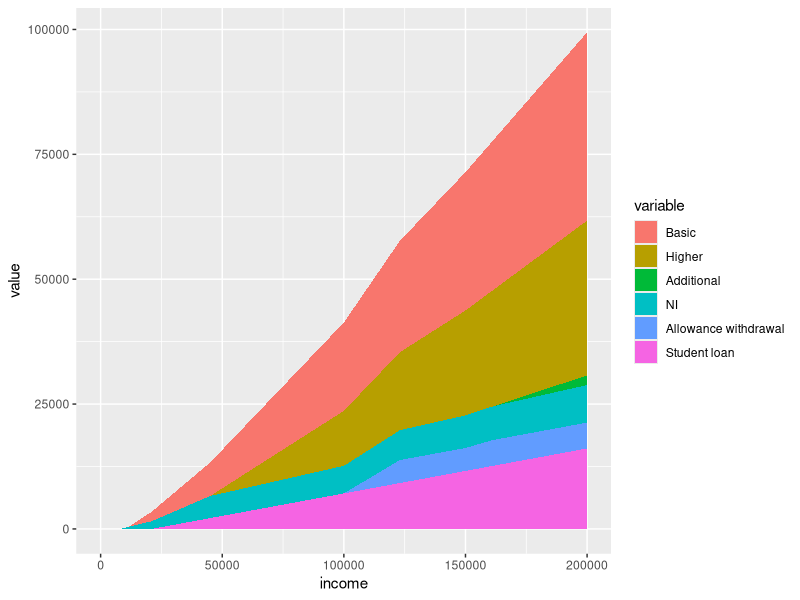
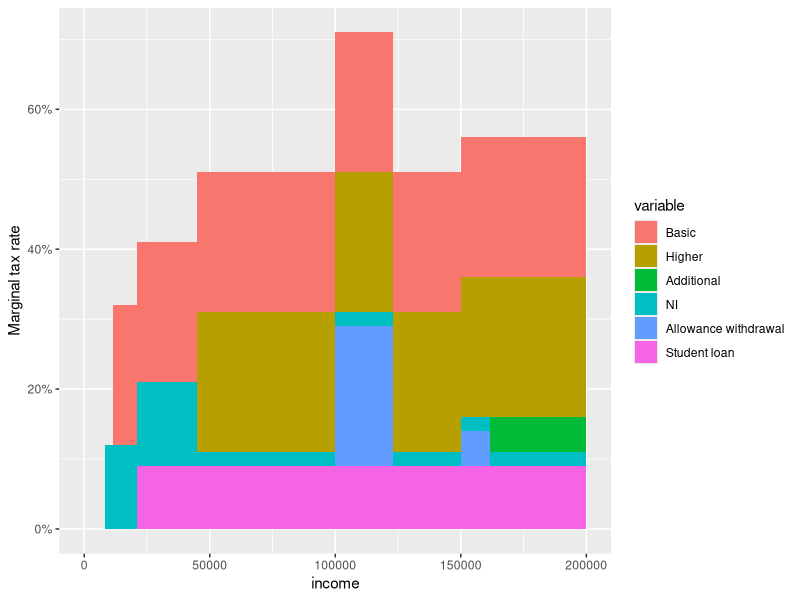

The R script that drew these images, in order:
# source this file with source('income-tax.R')

library(ggplot2)
library(reshape2)

# this should be an array of gross incomes over which we
# want to plot our data

# few_incomes is a replacement for gross_incomes which can be
# used for quick experimentations - graphs plot much faster with
# this much smaller dataset.
few_incomes <- c(100,10000, 15000, 15100, 44999,45001, 46000, 60000, 149000, 152000, 200000)

gross_incomes <- seq(1,200000, by=50)

# parameters defined by government:

# INCOME TAX #

# all of these sterling amounts are per annum.

# you get this much tax free:
personal_allowance <- 11500

# after which you're taxed at the Basic Rate:
basic_rate <- 0.2

# basic rate tax band is up to this much (after allowances):
higher_rate_threshold <- 33500

# at which point you are taxed at the Higher Rate:
higher_rate <- 0.4

# and then when you reach this much (after allowances):
additional_rate_threshold <- 150000

# you are taxed at the Additional Rate:
additional_rate <- 0.45 

# Personal allowance progressive withdrawl

# Your personal allowance goes down by one pound for
# every n pounds that your gross income is over the
# limit:
personal_allowance_withdrawl_unit <- 2
personal_allowance_withdrawl_limit <- 100000


# NATIONAL INSURANCE #

# these figures are class 1, regular employee amounts
# The UK government gives these in monthly, not annual, amounts
# so all of these sterling amounts are per calendar month

# the primary threshold is:
primary_threshold <- 680

# above the primary threshold
# to the upper earnings limit
# you pay:
primary_rate <- 0.12

# the upper earnings limit is:
upper_earnings_limit <- 3750

# above the upper earnings limit
# you pay:
upper_rate <- 0.02


# STUDENT LOAN #

# if your income is above (per annum)
student_loan_threshold = 21000

# then you will repay this much of your
# income over that:
student_loan_rate = 0.09

# End of government parameters #

basic_tax <- function(adj) { 
  max(0, adj * 0.2)
}

higher_tax <- function(adj) {
  max(0, (adj - higher_rate_threshold) * (higher_rate - basic_rate))
}

additional_tax <- function(adj) {
  max(0, (adj - additional_rate_threshold) * (additional_rate - higher_rate))
}

basic_tax_pa <- function(gross) {
  basic_tax(gross - personal_allowance)
}

higher_tax_pa <- function(gross) {
  higher_tax(gross - personal_allowance)
}

additional_tax_pa <- function(gross) {
  additional_tax(gross - personal_allowance)
}

tax_function <- function(gross, allowance) {
  post_allowance <- gross - allowance
  basic_tax(post_allowance) + higher_tax(post_allowance) + additional_tax(post_allowance)
}


# this doesn't work so well as a cumulation of rates, because the basic
# rate is 12%, and then higher than that is effectively a -10% on top
# of that. So will compute it as a single value, rather than tiers.
national_insurance_basic <- function(gross) {
  max(0, (gross - (primary_threshold * 12)) * primary_rate)
}

# this one looks a bit different to the others because it *can* give
# a negative contribution. max is moved to a different position, that
# might also work in the others?
national_insurance_higher <- function(gross) {
  max(0,(gross - (upper_earnings_limit * 12))) * (upper_rate - primary_rate)
}

national_insurance <- function(gross) {
  national_insurance_basic(gross) + national_insurance_higher(gross)
}


allowance_withdrawl <- function(gross) {
 withdrawn_allowance <- max(0, min(personal_allowance, (gross - personal_allowance_withdrawl_limit) / personal_allowance_withdrawl_unit))
 remaining_allowance <- personal_allowance - withdrawn_allowance
 tax_function(gross, remaining_allowance) - tax_function(gross, personal_allowance) 
}

student_loan <- function(gross) {
  max(0, (gross - student_loan_threshold) * student_loan_rate)
}

fr <- function(incomes) {
  x <- data.frame(incomes,
                        sapply(incomes, basic_tax_pa),
                        sapply(incomes, higher_tax_pa),
                        sapply(incomes, additional_tax_pa),
                        sapply(incomes, national_insurance),
                        sapply(incomes, allowance_withdrawl),
                        sapply(incomes, student_loan)
                       )
  colnames(x) <- c('income', "Basic","Higher","Additional","NI","Allowance withdrawal", "Student loan")
  x
}

tax_frame <- fr(gross_incomes)
few_tax_frame <- fr(few_incomes)

# produces a stacked plot of how each much tax comes from each
# component in total
ggplot(melt(tax_frame, id.vars='income'),
       aes(x=income, y=value, fill=variable)) + geom_area()

# i would like each row to be replaced with the difference
# with the previous row, in tax_frame (except column 1, incomes)
# and then normalised by the difference in column 1.

tax_matrix <- as.matrix(tax_frame)
marginal_tax_matrix <- tax_matrix[-1,] - tax_matrix[-(dim(tax_matrix)[1]),]

marginal_tax_matrix_normalised <- marginal_tax_matrix / marginal_tax_matrix[,1]

# put the original incomes back in:

marginal_tax_matrix_normalised[,1] <- tax_matrix[-1,1]

ggplot(melt(as.data.frame(marginal_tax_matrix_normalised), id.vars='income'), aes(x=income, y=value, fill=variable)) + geom_area() + scale_y_continuous(labels = scales::percent) + ylab("Marginal tax rate")
